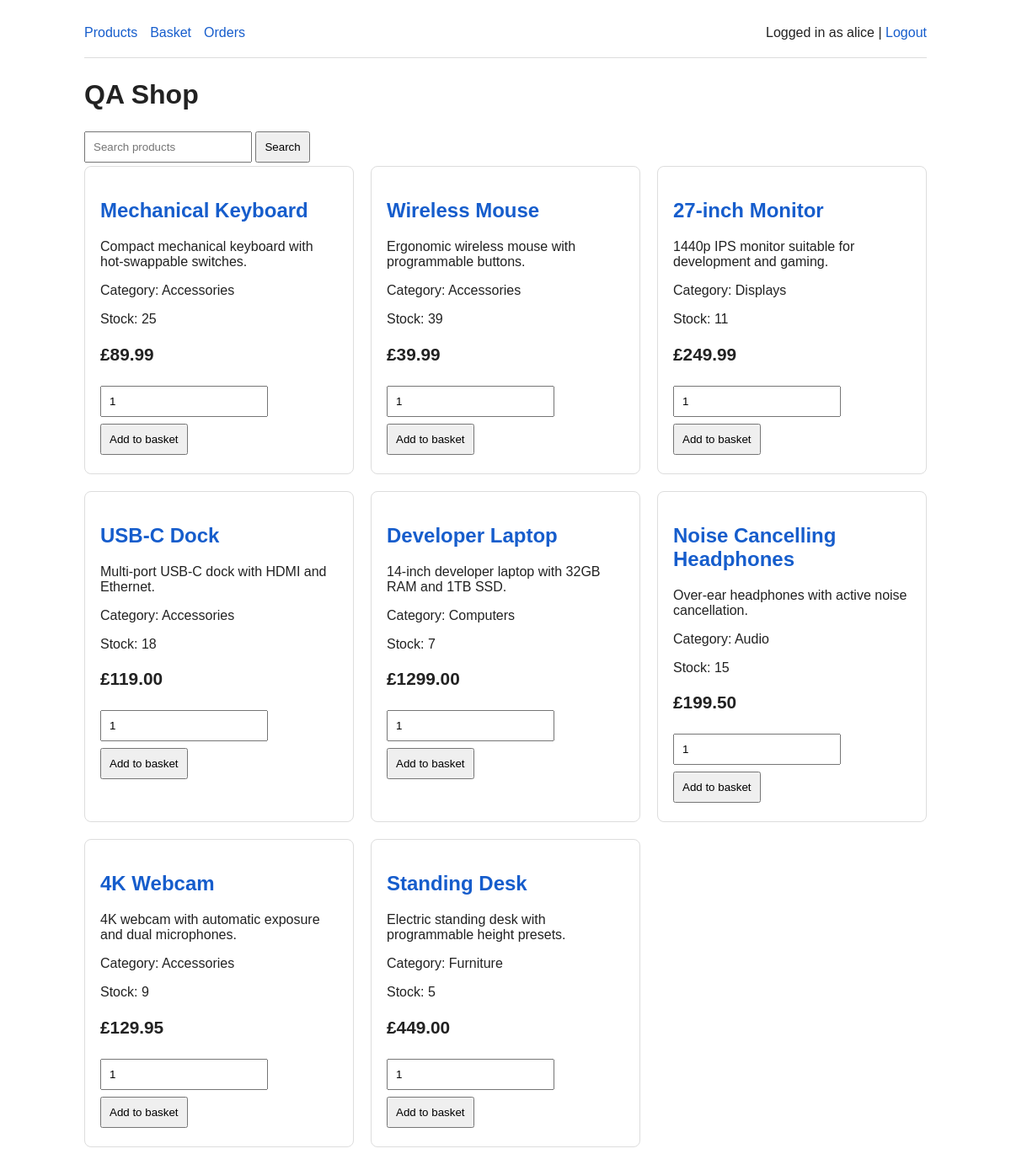
Screenshot of / (signed in) with the database file from the repository.
### app/models.py (models this page shows, shortened)
class User(db.Model):
    id = db.Column(db.Integer, primary_key=True)
    username = db.Column(db.String(80), unique=True, nullable=False)
    email = db.Column(db.String(255), unique=True, nullable=False)
    password_hash = db.Column(db.String(255), nullable=False)
    created_at = db.Column(db.DateTime, default=lambda: datetime.now(timezone.utc))
    orders = db.relationship("Order", backref="user", lazy=True)

class Product(db.Model):
    id = db.Column(db.Integer, primary_key=True)
    name = db.Column(db.String(150), nullable=False)
    description = db.Column(db.Text, nullable=False)
    price = db.Column(db.Float, nullable=False)
    stock = db.Column(db.Integer, nullable=False, default=0)
    category = db.Column(db.String(80), nullable=False)

### app/routes.py (the view)
@web.route("/")
def index():
    query = request.args.get("q", "").strip()
    products = Product.query
    if query:
        products = products.filter(
            db.or_(Product.name.ilike(f"%{query}%"), Product.category.ilike(f"%{query}%"))
        )
    products = products.order_by(Product.id).all()
    return render_template("products.html", products=products, query=query, user=current_user())

### app/routes.py (called while the page is built)
def current_user():
    uid = session.get("user_id")
    return db.session.get(User, uid) if uid else None

### app/templates/products.html
{% extends "base.html" %}
{% block content %}
<h1>QA Shop</h1>
<form method="get">
  <input name="q" value="{{ query }}" placeholder="Search products">
  <button>Search</button>
</form>
<div class="grid">
{% for product in products %}
  <div class="card">
    <h2><a href="{{ url_for('web.product', product_id=product.id) }}">{{ product.name }}</a></h2>
    <p>{{ product.description }}</p>
    <p>Category: {{ product.category }}</p>
    <p>Stock: {{ product.stock }}</p>
    <p class="price">£{{ "%.2f"|format(product.price) }}</p>
    <form method="post" action="{{ url_for('web.add_to_cart', product_id=product.id) }}">
      <input type="number" name="quantity" value="1" min="1">
      <button>Add to basket</button>
    </form>
  </div>
{% else %}
  <p>No products found.</p>
{% endfor %}
</div>
{% endblock %}

### app/templates/base.html (shortened to what this page needs)
<!doctype html>
<html>
<head>
</head>
<body>
<nav>
  <a href="{{ url_for('web.index') }}">Products</a>
  <a href="{{ url_for('web.cart') }}">Basket</a>
  {% if user %}
    <a href="{{ url_for('web.orders') }}">Orders</a>
    <span style="margin-left:auto">Logged in as {{ user.username }} | <a href="{{ url_for('web.logout') }}">Logout</a></span>
  {% else %}
    <span style="margin-left:auto"><a href="{{ url_for('web.login') }}">Login</a> | <a href="{{ url_for('web.register') }}">Register</a></span>
  {% endif %}
</nav>
{% block content %}{% endblock %}
</body>
</html>

### app/templates/base.html (style rules this page uses)
body { font-family: Arial, sans-serif; max-width: 1000px; margin: 30px auto; padding: 0 20px; color: #222; }
nav { display:flex; gap:15px; padding-bottom:20px; border-bottom:1px solid #ddd; margin-bottom:25px; }
a { color:#165dcc; text-decoration:none; }
.grid { display:grid; grid-template-columns:repeat(3,1fr); gap:20px; }
.card { border:1px solid #ddd; border-radius:8px; padding:18px; }
.price { font-size:1.3em; font-weight:bold; }
input, button { padding:9px; margin:4px 0; }
button { cursor:pointer; }

### rows the page displays
User: username "alice"
Product: name "Mechanical Keyboard", description "Compact mechanical keyboard with hot-swappable switches.", category "Accessories", stock "25", price "89.99"
Product: name "Wireless Mouse", description "Ergonomic wireless mouse with programmable buttons.", category "Accessories", stock "39", price "39.99"
Product: name "27-inch Monitor", description "1440p IPS monitor suitable for development and gaming.", category "Displays", stock "11", price "249.99"
Product: name "USB-C Dock", description "Multi-port USB-C dock with HDMI and Ethernet.", category "Accessories", stock "18", price "119.00"
Product: name "Developer Laptop", description "14-inch developer laptop with 32GB RAM and 1TB SSD.", category "Computers", stock "7", price "1299.00"
Product: name "Noise Cancelling Headphones", description "Over-ear headphones with active noise cancellation.", category "Audio", stock "15", price "199.50"
Product: name "4K Webcam", description "4K webcam with automatic exposure and dual microphones.", category "Accessories", stock "9", price "129.95"
Product: name "Standing Desk", description "Electric standing desk with programmable height presets.", category "Furniture", stock "5", price "449.00"
